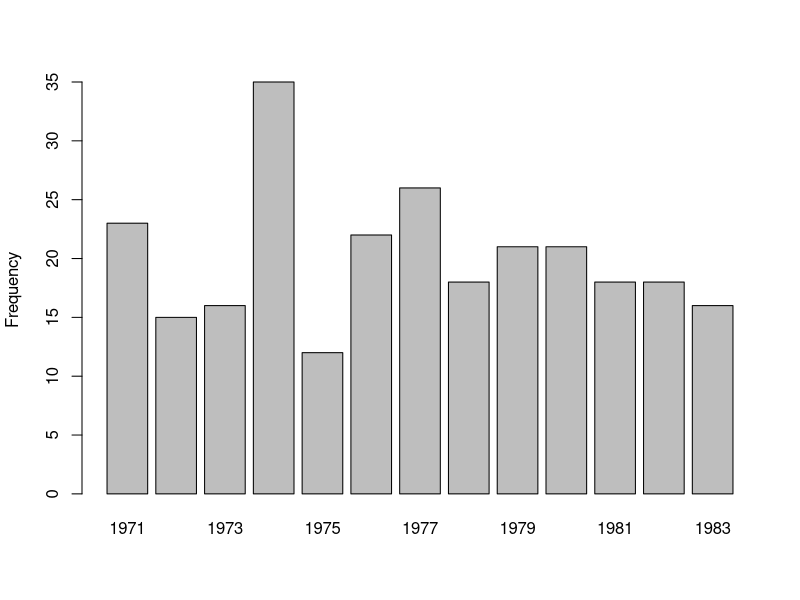
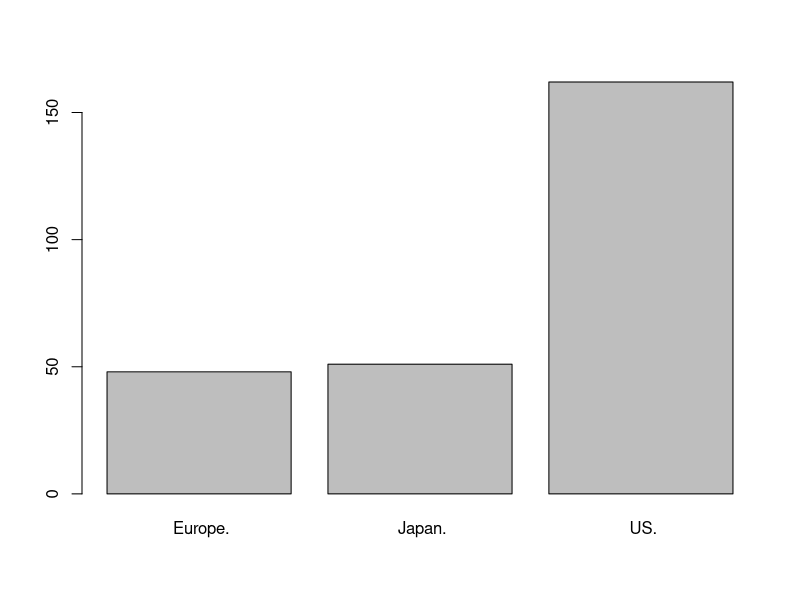
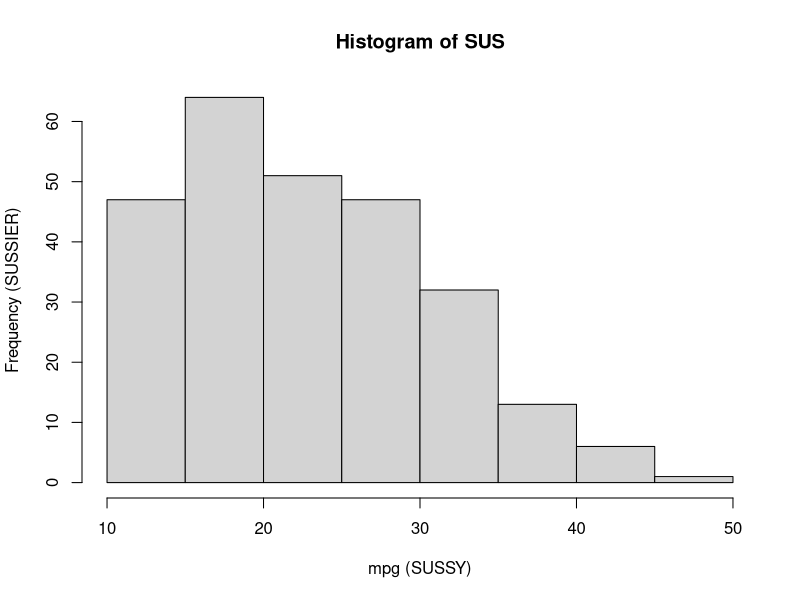
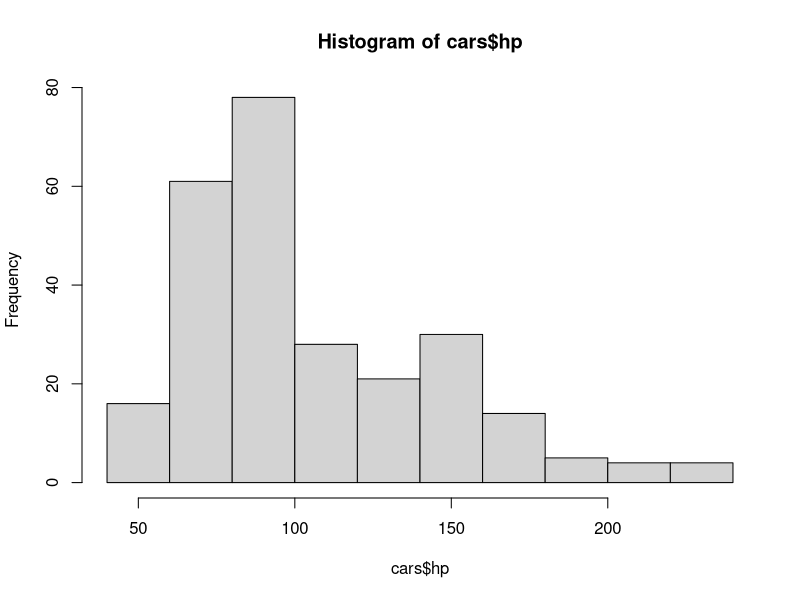
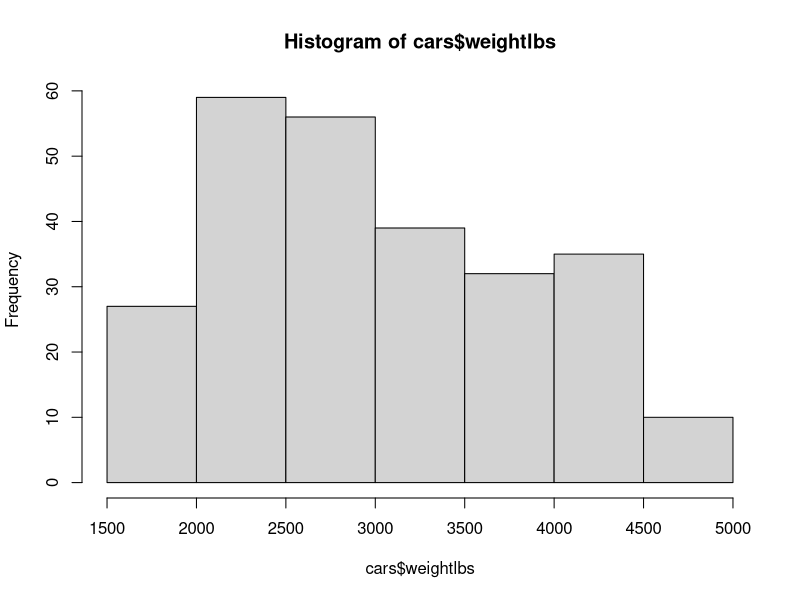

Write R code to recreate these figures, in order. (Note: this script raises an error after producing the figures.)
####################################################
##### MVA Lab 1: Introduction to Data Analysis ####
#####  Nihan Acar-Denizli, UPC #####################
####################################################

########################
#### Data Importing ####
########################

### Q1: Importing data set from .csv file to R ###
?read.csv2
cars<-read.csv2("cars.csv",stringsAsFactors = TRUE)
View(cars)
cars<-cars[,-1]

#Q2:Summarize the data. 
### How many quantitative and qualitative variables are there in the data set?
str(cars)
summary(cars)

## Converting year and number of cylinders (ITS IS CATEGORICAL DATA!!) to factor and summarize data
cars$year<-as.factor(cars$year)
cars$cylinders<-as.factor(cars$cylinders)
summary(cars)

## Get the brands of cars that have either 3 or 5 cylinders
cars$brand[cars$cylinders==3|cars$cylinders==5]

#Q3: Visualize the distribution of the variables year and brand.
barplot(summary(cars$year),ylab="Frequency")
barplot(summary(cars$brand))

#Q4: Classify year into three levels as 1971-1975, 1976-1979, 1980-1983. Construct a contingency table cross classifying year and brand variables.
## USE THIS TIME VARIABLES INTO YEAR
cars$year<-as.numeric(as.character(cars$year))
cars$year.cat<-cut(cars$year, breaks=c(1970,1975,1979,1983))

t<-table(cars$year.cat,cars$brand)
t
prop.table(t)
prop.table(t,1)
prop.table(t,2)

#Q5:a) Visualize the distribution of mpg, hp and weight of the cars by using a proper chart.
## b) Interpret the graphs. 
hist(cars$mpg, main = "Histogram of SUS", xlab = "mpg (SUSSY)", ylab = "Frequency (SUSSIER)")
hist(cars$hp)
hist(cars$weightlbs)


#Q6: Construct a descriptive statistics table with mean, median and standard deviation for the variables mpg, hp and weight. 
for(i in 2:6){
  cars[,i]<-as.numeric(cars[,i])
}
str(cars)
apply(cars[,c(1,4,5)],2,mean,na.rm=TRUE)

options(digits = 3)
avr<-apply(cars[,2:6],2,mean,na.rm=TRUE)
med<-apply(cars[,2:6],2,median,na.rm=TRUE)
std<-apply(cars[,2:6],2,sd,na.rm=TRUE)

tab<-rbind.data.frame(avr,med,std)
rownames(tab)<-c("mean","median","std. dev.")
colnames(tab)<-names(avr)
tab

#Q6: Compare the distribution of weight across car brands. Visualize it by using boxplot.
?tapply

cars$brand
tapply(cars)

tapply(cars$weightlbs,cars$brand,summary)

?boxplot
boxplot(cars$weightlbs~cars$brand)
